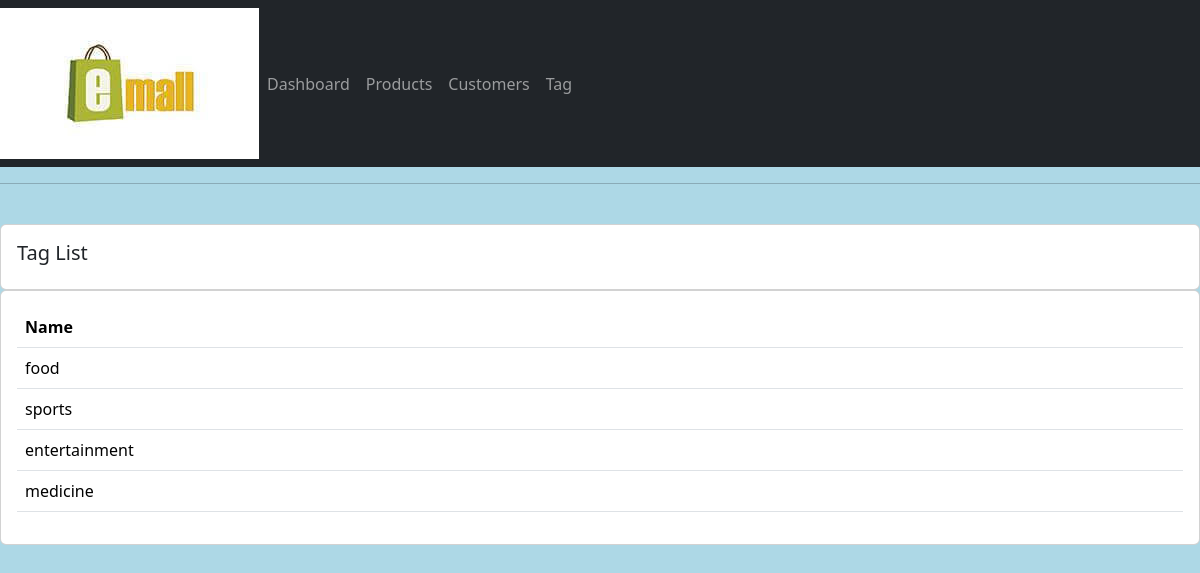
The app's page /tag/ with its own data.
### account/models.py (models this page shows, shortened)
class Tag(models.Model):
    name = models.CharField(max_length=100)

### account/views.py (the view)
# urls.py: path('tag/',views.tag,name='tag'),
def tag(request):
    tags = Tag.objects.all()
    context = {'tags': tags}
    return render(request, 'account/tag.html', context)

### templates/account/tag.html
{%  extends 'main.html' %}
{% block content %}
		<br>
		<div class="row">
			<div class="col-md">
				<div class="card card-body">
					<h5>Tag List</h5>
				</div>
				<div class="card card-body">
					<table class="table">
						<tr>
							<th>Name</th>
						</tr>
						{% for tag in tags %}
							<tr>
								<td>{{ tag.name }}</td>
							</tr>
						{% endfor %}
					</table>
				</div>
			</div>
		</div>
{% endblock content %}

### static/css/style.css (style rules this page uses)
body { background-color: lightblue; }

### records on screen
Tag: name "food"
Tag: name "sports"
Tag: name "entertainment"
Tag: name "medicine"
